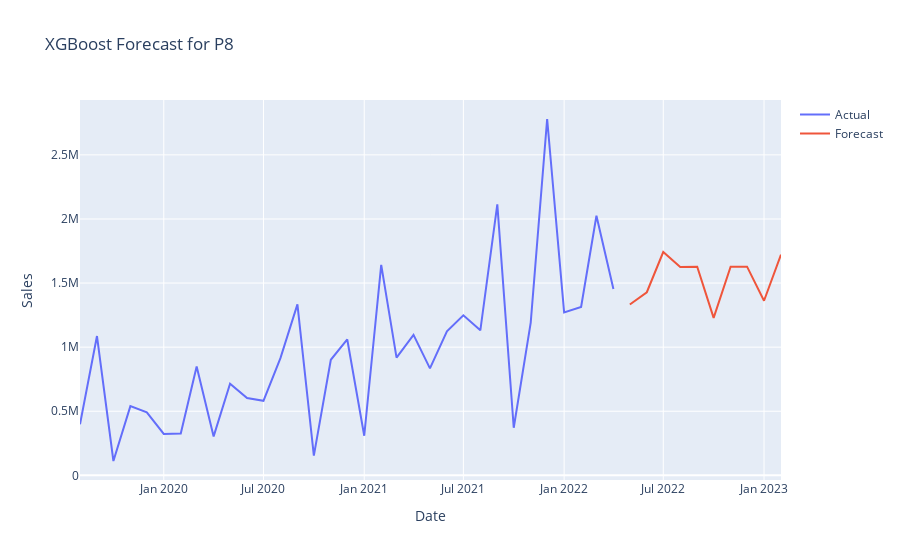

The notebook cell this image was saved under:
### Code cell
forecast_results_p8 = forecast_xgboost(
    df=df_8,  # Full dataset with target (Sales)
    test_dataset=test_8,  # Future exogenous variables only
    product_id='P8',
    feature_set=['P8_lag_10', 'PRI27840_org', 'RohCOPPER1000_org', 'P8_ma_1', 'P8_ma_2', 'P8_ma_5', 'P8_ma_6', 'P8_ma_10'],  # Features available in test
    best_params={'colsample_bytree': 1.0, 'learning_rate': 0.05, 'max_depth': 3, 'min_child_weight': 1, 'n_estimators': 100, 'subsample': 0.9},
    target_col='Sales',
    horizon=10,
    winsorize=True)
